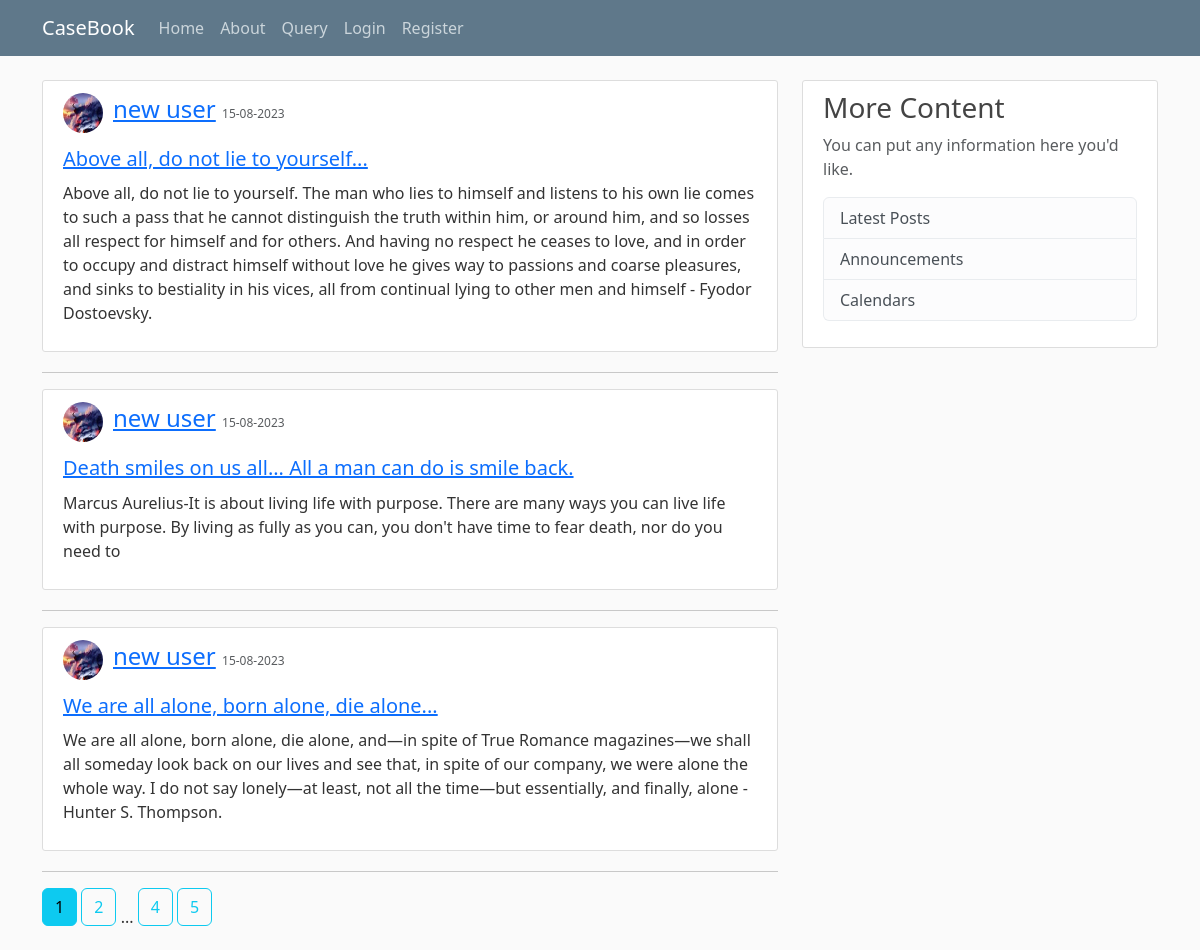
Page /home on the earlier database version.
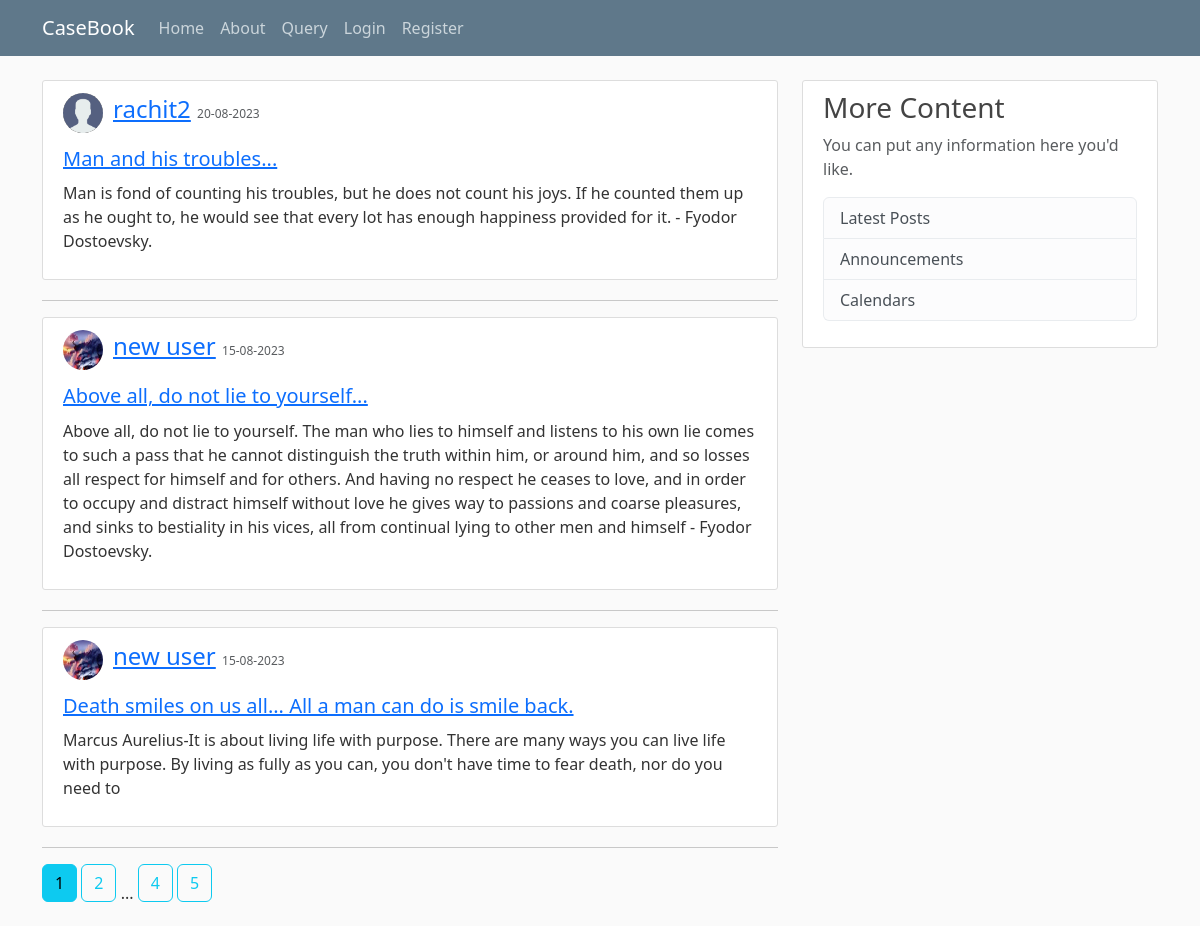
Same page on the later database version.
### blogsite/models.py (models this page shows, shortened)
class Post(db.Model):
    id = db.Column(db.Integer, primary_key=True)
    title = db.Column(db.String(50), nullable=False)
    date_posted = db.Column(db.DateTime, nullable=False, default=datetime.utcnow)
    content = db.Column(db.Text, nullable=False)
    user_id = db.Column(db.Integer, db.ForeignKey('user.id'), nullable=False)

class User(db.Model, UserMixin):
    id = db.Column(db.Integer, primary_key=True)
    username = db.Column(db.String(20), unique=True, nullable=False)
    email = db.Column(db.String(100), unique=True, nullable=False)
    img_file = db.Column(db.String(20), nullable=False, default='default.jpeg')
    password = db.Column(db.String(60), nullable=False)
    posts = db.relationship('Post', backref='author', lazy=True)

### blogsite/routes.py (the view)
@app.route('/')
@app.route('/home')
def home():
    page = request.args.get(key='page',default=1,type=int)
    posts = Post.query.order_by(Post.date_posted.desc()).paginate(per_page=3)
    return render_template('home.html',posts=posts,page_title='CaseBook')

### blogsite/templates/home.html
{% extends "layout.html" %}
{% block page_content %}
{% for post in posts.items %}
<article class="media content-section">
  <div class="d-flex align-items-center">
    <img class="img-fluid rounded-circle article-img mr-3"
      src="{{ url_for('static',filename='profile_pic/'+post.author.img_file) }}" alt="Profile Photo of author">
    <div style="margin-left: 10px;">
      <div class="article-metadata">
        <a class="mr-2" href="{{ url_for('user_posts',username=post.author.username) }}">{{ post.author.username }}</a>
        <small class="text-muted" style="font-size: 0.75rem;">{{ post.date_posted.strftime('%d-%m-%Y') }}</small>
      </div>
    </div>
  </div>
  <div class="media-body">
    <h2><a class="article-title" href="{{ url_for('post',post_id=post.id) }}">{{ post.title }}</a></h2>
    <p class="article-content">{{ post.content }}</p>
  </div>
</article>
<hr>
{% endfor %}
{% for page_num in posts.iter_pages(left_edge=2, right_edge=2, left_current=1, right_current=1) %}
  {% if page_num %}
    {% if posts.page==page_num %}
      <a class="btn btn-info mb-4" href="{{ url_for('home',page=page_num) }}">{{ page_num }}</a>
    {% else %}
      <a class="btn btn-outline-info mb-4" href="{{ url_for('home',page=page_num) }}">{{ page_num }}</a>
    {% endif %}
  {% else %}
  ...
  {% endif %}
{% endfor %}
{% endblock page_content %}

### blogsite/templates/layout.html (shortened to what this page needs)
<!DOCTYPE html>
<html lang="en">
<head>
    <link href="https://cdn.jsdelivr.net/npm/bootstrap@5.3.1/dist/css/bootstrap.min.css" rel="stylesheet">
    <link rel="stylesheet" type="text/css" href="{{ url_for('static', filename='temp_style.css') }}">
</head>
<body>
    <header class="site-header">
        <nav class="navbar navbar-expand-md navbar-dark bg-steel fixed-top">
          <div class="container">
            <a class="navbar-brand mr-4" href="/">CaseBook</a>
            <div class="collapse navbar-collapse" id="navbarToggle">
              <div class="navbar-nav mr-auto">
                <a class="nav-item nav-link" href="{{ url_for('home') }}">Home</a>
                <a class="nav-item nav-link" href="{{ url_for('about') }}">About</a>
                <a class="nav-item nav-link" href="{{ url_for('query') }}">Query</a>
              </div>
              <div class="navbar-nav">
                {% if current_user.is_authenticated %}
                  <a class="nav-item nav-link" href="{{ url_for('new_post') }}">New Post</a>
                  <a class="nav-item nav-link" href="{{ url_for('account') }}">Account</a>
                  <a class="nav-item nav-link" href="{{ url_for('logout') }}">Logout</a>
                {% else %}
                  <a class="nav-item nav-link" href="{{ url_for('login') }}">Login</a>
                  <a class="nav-item nav-link" href="{{ url_for('register') }}">Register</a>
                {% endif %}
              </div>
            </div>
          </div>
        </nav>
    </header>
    <main role="main" class="container">
        <div class="row">
          <div class="col-md-8">
            {% block page_content %}{% endblock %}
          </div>
          <div class="col-md-4">
            <div class="content-section">
              <h3>More Content</h3>
              <p class='text-muted'>You can put any information here you'd like.
                <ul class="list-group">
                  <li class="list-group-item list-group-item-light">Latest Posts</li>
                  <li class="list-group-item list-group-item-light">Announcements</li>
                  <li class="list-group-item list-group-item-light">Calendars</li>
                </ul>
              </p>
            </div>
          </div>
        </div>
      </main>
</body>
</html>

### blogsite/static/temp_style.css (style rules this page uses)
body { background: #fafafa; color: #333333; margin-top: 5rem; }
h1, h2, h3, h4, h5, h6 { color: #444444; }
.bg-steel { background-color: #5f788a; }
.site-header .navbar-nav .nav-link { color: #cbd5db; }
.content-section { background: #ffffff; padding: 10px 20px; border: 1px solid #dddddd; border-radius: 3px; margin-bottom: 20px; }
.article-title { font-size: 1.25rem; }
.article-content { margin-top: 0.5rem; }
.article-img { height: 40px; width: 40px; }
.article-metadata { font-size: 1.5rem; margin-bottom: 0.5rem; }

Differences in the rows shown:
no longer on this page (row unchanged): Post: img_file (picture), author.username "new user", date_posted "15-08-2023", title "We are all alone, born alone, die alone...", content "We are all alone, born alone, die alone, and—in spite of True Romance magazines—we shall all someday look back on our lives and see that, in spite of our company, we were alone the whole way. I do not say lonely—at least, not all the time—but essentially, and finally, alone - Hunter S. Thompson."
added Post: img_file (placeholder picture), author.username "rachit2", date_posted "20-08-2023", title "Man and his troubles...", content "Man is fond of counting his troubles, but he does not count his joys. If he counted them up as he ought to, he would see that every lot has enough happiness provided for it. - Fyodor Dostoevsky."
